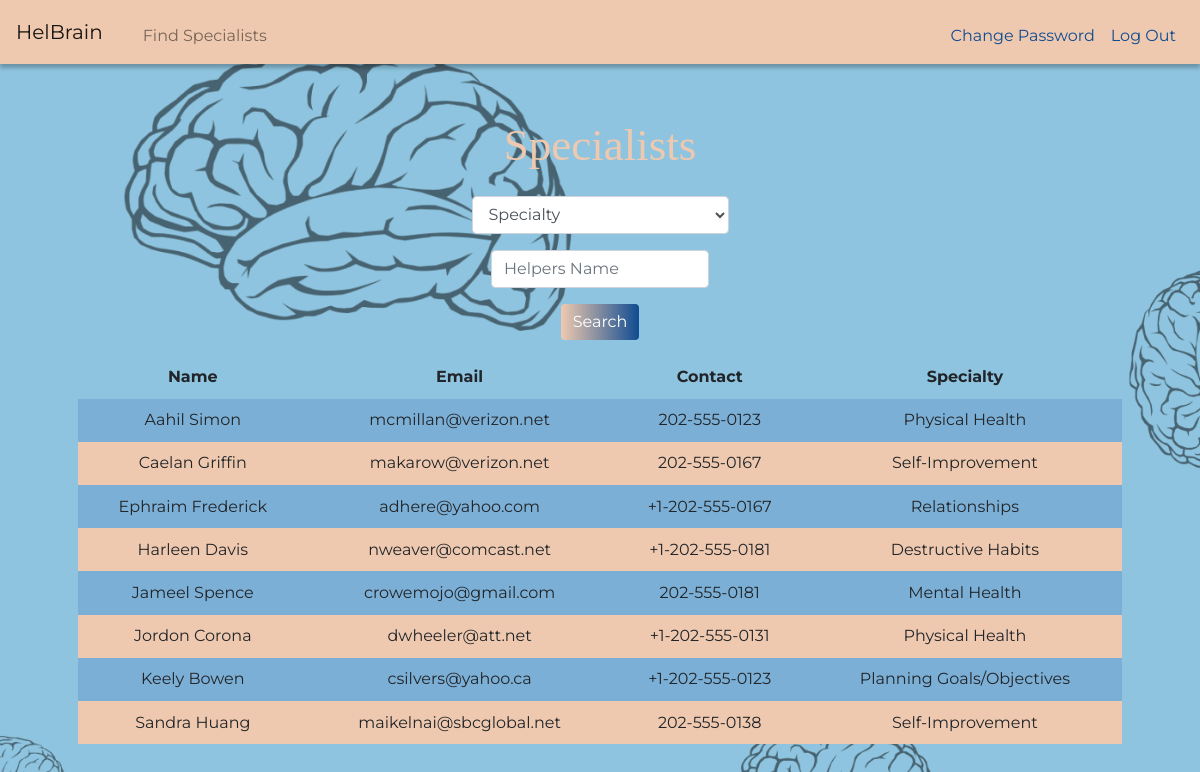
Screenshot of /specialists (signed in) with the database file from the repository.
### tables this page shows
CREATE TABLE helpers(id INTEGER PRIMARY KEY,
                name TEXT NOT NULL,
                email TEXT NOT NULL UNIQUE,
                contact TEXT UNIQUE,
                specialty_id INTEGER NOT NULL,
                FOREIGN KEY(specialty_id) REFERENCES specialtys(id));

CREATE TABLE specialtys(id INTEGER PRIMARY KEY,
                name TEXT NOT NULL);

### app.py (the view)
@app.route("/specialists", methods=["GET", "POST"])
@login_required
def specialists():
    if request.method == "POST":
        if not request.form.get("specialty") and not request.form.get("helpersname"):
            return template("/specialists", "Insert specialty or helpers name!", 400)
        else:
            if not request.form.get("specialty"):
                db.execute("SELECT * FROM helpers JOIN specialtys ON specialtys.id = helpers.specialty_id WHERE helpers.name = ?",
                           (request.form.get("helpersname"),))
            elif not request.form.get("helpersname"):
                db.execute("SELECT * FROM helpers JOIN specialtys ON specialtys.id = helpers.specialty_id WHERE specialtys.name = ?",
                           (request.form.get("specialty"),))
            else:
                db.execute("SELECT * FROM helpers JOIN specialtys ON specialtys.id = helpers.specialty_id WHERE specialtys.name = ? AND helpers.name = ?",
                           (request.form.get("specialty"), request.form.get("helpersname"),))
            data = db.fetchall()
            helpers = clean_data(data)
            db.execute("SELECT name FROM specialtys ORDER BY name")
            data = db.fetchall()
            specialtys = clean_specialtys(data)
            return render_template("specialists.html", specialtys=specialtys, helpers=helpers)
    else:
        db.execute(
            "SELECT * FROM helpers JOIN specialtys ON specialtys.id = helpers.specialty_id ORDER BY helpers.name LIMIT 20")
        data = db.fetchall()
        helpers = clean_data(data)
        db.execute("SELECT name FROM specialtys ORDER BY name")
        data = db.fetchall()
        specialtys = clean_specialtys(data)
        return render_template("specialists.html", specialtys=specialtys, helpers=helpers)

### app.py (called while the page is built)
@app.after_request
def after_request(response):
    response.headers["Cache-Control"] = "no-cache, no-store, must-revalidate"
    response.headers["Expires"] = 0
    response.headers["Pragma"] = "no-cache"
    return response

### helpers.py (called while the page is built)
def login_required(f):
    @wraps(f)
    def decorated_function(*args, **kwargs):
        if session.get("user_id") is None:
            return redirect("/login")
        return f(*args, **kwargs)
    return decorated_function

def clean_data(data: list) -> list:
    clean_list = []
    for clean in data:
        clean_list.append(list(clean))
    return clean_list

def clean_specialtys(data: list) -> list:
    clean_list = []
    for clean in data:
        clean_list.append(clean[0])
    return clean_list

### templates/specialists.html (shortened to what this page needs)
{% extends "layout.html" %} {% block title %} Specialists {% endblock %} {%
block main %}
<div class="form-group">
  <div class="title">Specialists</div>
</div>
<div class="form-group">
  <form action="/specialists" method="post">
    <div class="form-group">
      <select class="form-control" name="specialty">
        <option disabled selected value="">Specialty</option>
      </select>
    </div>
    <div class="form-group">
      <input
        class="form-control"
        name="helpersname"
        placeholder="Helpers Name"
        type="password"
      />
    </div>
    <button class="btn btn-primary gradient" type="submit">Search</button>
  </form>
</div>
<div class="form-group">
  <table>
    <thead>
      <tr>
        <th>Name</th>
        <th>Email</th>
        <th>Contact</th>
        <th>Specialty</th>
      </tr>
    </thead>
    <tbody>
      {% for helper in helpers%}
      <tr>
        <td>{{helper[1]}}</td>
        <td>{{helper[2]}}</td>
        <td>{{helper[3]}}</td>
        <td>{{helper[6]}}</td>
      </tr>
      {% endfor %}
    </tbody>
  </table>
</div>
{% endblock %}

### templates/layout.html (shortened to what this page needs)
<!DOCTYPE html>
<html lang="en">
  <head>
    <link
      rel="stylesheet"
      href="https://cdn.jsdelivr.net/npm/bootstrap@4.5.3/dist/css/bootstrap.min.css"
    />
    <link href="/static/styles.css" rel="stylesheet" />
  </head>
  <body class="main-color">
    <nav class="navbar navbar-expand-md navbar-light navbar-custom">
      <a class="navbar-brand" href="/">
        <span> HelBrain </span>
      </a>
      <div class="collapse navbar-collapse" id="navbar">
        {% if session.user_id %}
        <ul class="navbar-nav mr-auto mt-2">
          <li class="nav-item">
            <a class="nav-link" href="/specialists">Find Specialists</a>
          </li>
        </ul>
        <ul class="navbar-nav ml-auto mt-2">
          <li class="nav-item">
            <a class="nav-link font-color" href="/password"
              ><span class="navbar-font">Change Password</span></a
            >
          </li>
          <li class="nav-item">
            <a class="nav-link font-color" href="/logout"
              ><span class="navbar-font">Log Out</span></a
            >
          </li>
        </ul>
        {% endif %}
      </div>
    </nav>
    <main class="container p-5">{% block main %}{% endblock %}</main>
  </body>
</html>

### static/styles.css (style rules this page uses)
body { font-family: "Montserrat", sans-serif; background-image: url("background.png"); background-position: center; background-size: cover; }
.navbar-custom { background-color: rgba(239, 201, 175, 1); box-shadow: 0px 4px 4px rgba(0, 0, 0, 0.25); }
.main-color { background-color: rgba(31, 138, 192, 0.5); }
.navbar-font { color: rgba(16, 76, 145, 1); }
.nav-item { transition-duration: 0.4s; }
main .form-control { display: inline-block; width: auto; }
main { overflow-x: auto; text-align: center; }
.title { font-size: 45px; font-family: "Playfair Display", serif; text-align: center; color: rgba(239, 201, 175, 1); transition-duration: 0.4s; }
.gradient { background: linear-gradient( to right, rgba(239, 201, 175, 1), rgba(16, 76, 145, 1) ), url(https://grainy-gradients.vercel.app/noise.svg); border: none; }
table { background-color: transparent; margin-bottom: 1rem; width: 100%; }
table th, table td { padding: 0.6rem; vertical-align: middle; }
tbody tr:nth-of-type(even) { background-color: rgba(239, 201, 175, 1); }
tbody tr:nth-of-type(odd) { background-color: rgb(83, 127, 190, 0.3); }

### rows the page displays
helpers: name "Aahil Simon", email "mcmillan@verizon.net", contact "202-555-0123", name "Physical Health"
helpers: name "Caelan Griffin", email "makarow@verizon.net", contact "202-555-0167", name "Self-Improvement"
helpers: name "Ephraim Frederick", email "adhere@yahoo.com", contact "+1-202-555-0167", name "Relationships"
helpers: name "Harleen Davis", email "nweaver@comcast.net", contact "+1-202-555-0181", name "Destructive Habits"
helpers: name "Jameel Spence", email "crowemojo@gmail.com", contact "202-555-0181", name "Mental Health"
helpers: name "Jordon Corona", email "dwheeler@att.net", contact "+1-202-555-0131", name "Physical Health"
helpers: name "Keely Bowen", email "csilvers@yahoo.ca", contact "+1-202-555-0123", name "Planning Goals/Objectives"
helpers: name "Sandra Huang", email "maikelnai@sbcglobal.net", contact "202-555-0138", name "Self-Improvement"
